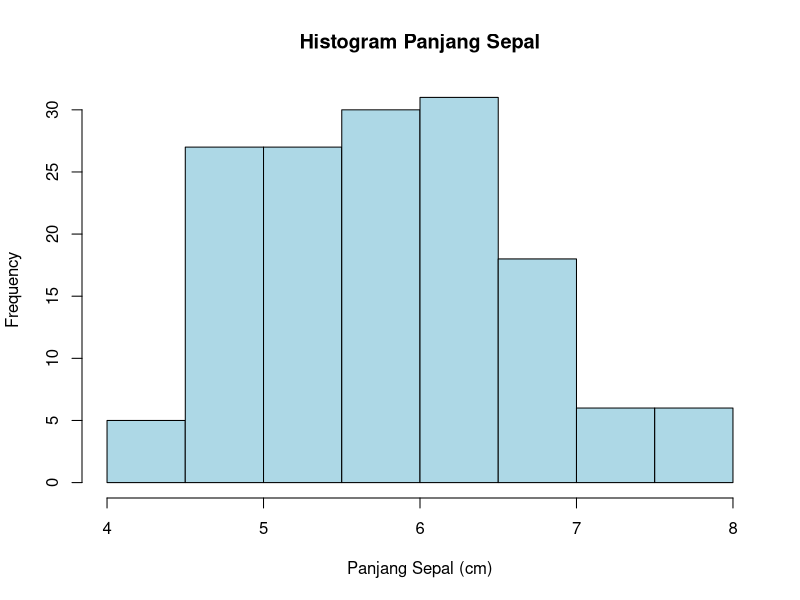
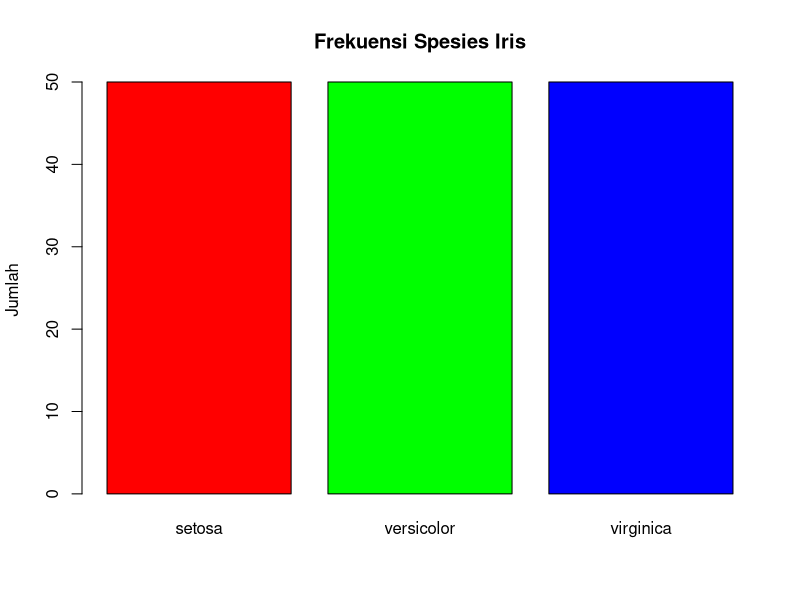
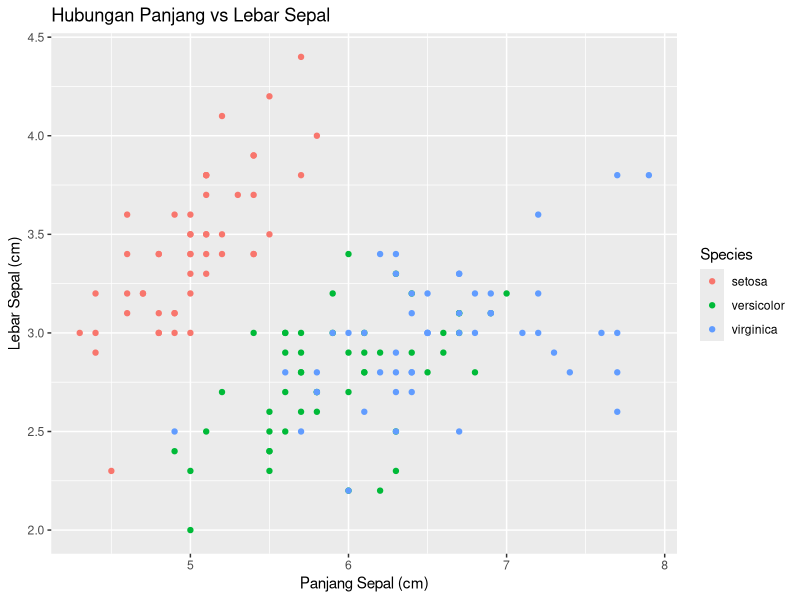
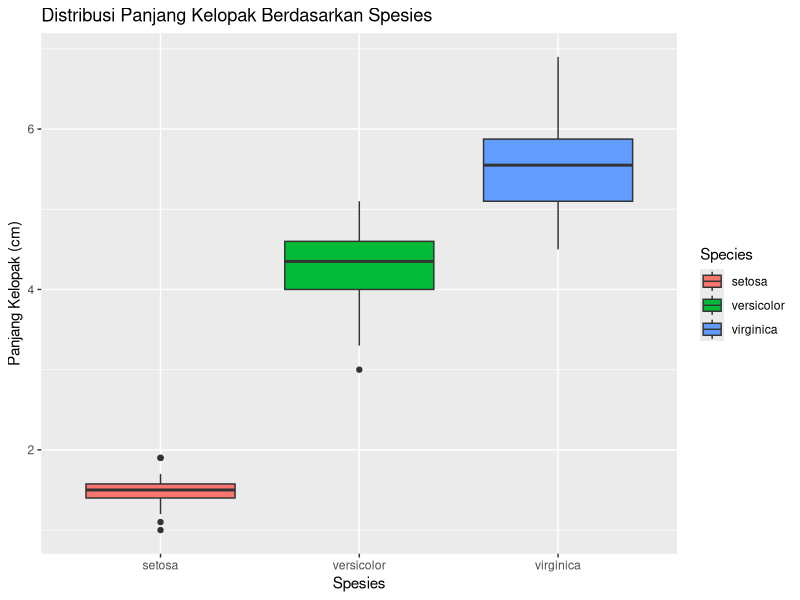

Source code (R) for these figures, in order:
## ---- chunk 1
# Aritmatika dasar
5 + 10
12 / 4

# Menyimpan variabel
panjang <- 10
lebar <- 5
luas <- panjang * lebar
print(luas) # Menampilkan isi variabel 'luas'

# Membuat vektor (kumpulan data) dengan c()
vektor_angka <- c(1, 2, 3, 4, 5)
## ---- chunk 2
# Memuat data built-in
data("iris")

# Cara terbaik melihat data adalah dengan View() di RStudio
View(iris)

# Melihat struktur data: tipe kolom, jumlah data
str(iris)

# Mendapat ringkasan statistik cepat
summary(iris)
## ---- chunk 3
# Mengakses kolom Sepal.Length
panjang_sepal <- iris$Sepal.Length

# Menghitung rata-rata (mean)
mean(panjang_sepal)

# Menghitung nilai tengah (median)
median(panjang_sepal)

# Menghitung variansi (seberapa menyebar datanya)
var(panjang_sepal)

# Menghitung standar deviasi (akar dari variansi)
sd(panjang_sepal)
## ---- chunk 4
# Histogram untuk melihat distribusi Sepal.Length
hist(iris$Sepal.Length,
     main = "Histogram Panjang Sepal",
     xlab = "Panjang Sepal (cm)",
     col = "lightblue")
## ---- chunk 5
# Bar plot untuk melihat frekuensi tiap spesies
# Kita perlu membuat tabel frekuensi dulu
freq_spesies <- table(iris$Species)
barplot(freq_spesies,
        main = "Frekuensi Spesies Iris",
        ylab = "Jumlah",
        col = c("red", "green", "blue"))
## ---- chunk 6
# install.packages("ggplot2") # Jalankan sekali jika belum terinstal
library(ggplot2)
## ---- chunk 7
ggplot(data = iris, aes(x = Sepal.Length, y = Sepal.Width)) +
  geom_point(aes(color = Species)) +
  labs(title = "Hubungan Panjang vs Lebar Sepal",
       x = "Panjang Sepal (cm)",
       y = "Lebar Sepal (cm)")
## ---- chunk 8
ggplot(data = iris, aes(x = Species, y = Petal.Length)) +
  geom_boxplot(aes(fill = Species)) +
  labs(title = "Distribusi Panjang Kelopak Berdasarkan Spesies",
       x = "Spesies",
       y = "Panjang Kelopak (cm)")
## ---- chunk 9
n <- 10  # jumlah percobaan (pengambilan)
p <- 1/3 # probabilitas sukses ('setosa')

# 1. Probabilitas tepat 3 sukses (k = 3)
dbinom(x = 3, size = n, prob = p)

# 2. Probabilitas paling banyak 3 sukses (k = 3)
# Ini adalah Pr(X=0) + Pr(X=1) + Pr(X=2) + Pr(X=3)
pbinom(q = 3, size = n, prob = p)
## ---- chunk 10
lambda <- 2 # rata-rata kejadian

# Probabilitas tepat 4 kejadian
dpois(x = 4, lambda = lambda)
## ---- chunk 11
# Parameter dari data Iris (sudah kita hitung di Bagian 1)
mu <- mean(iris$Sepal.Length)
sigma <- sd(iris$Sepal.Length)

print(paste("Mean (μ) Est.:", mu))
print(paste("SD (σ) Est.:", sigma))
## ---- chunk 12
# 1. Probabilitas Pr(X < 5)
pnorm(q = 5, mean = mu, sd = sigma)
## ---- chunk 13
# 2. Nilai x sehingga Pr(X <= x) = 0.25 (Kuartil 1)
qnorm(p = 0.25, mean = mu, sd = sigma)
